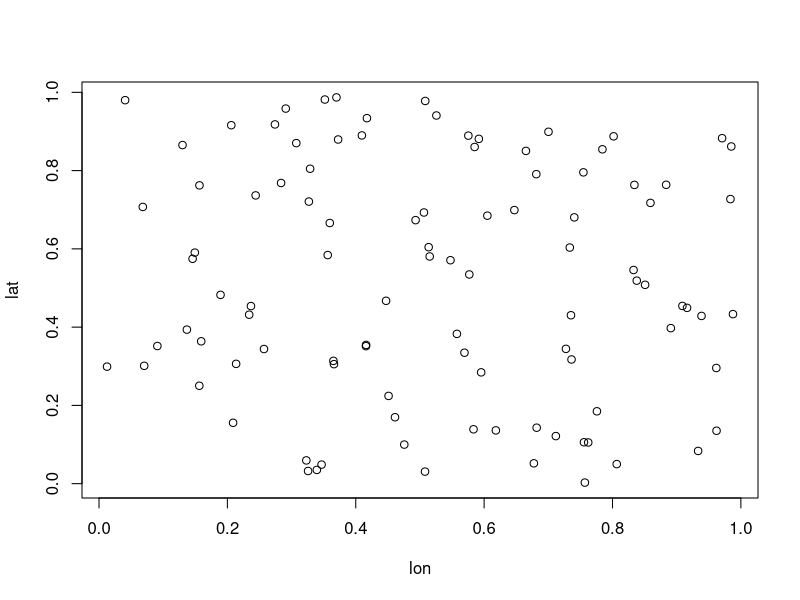
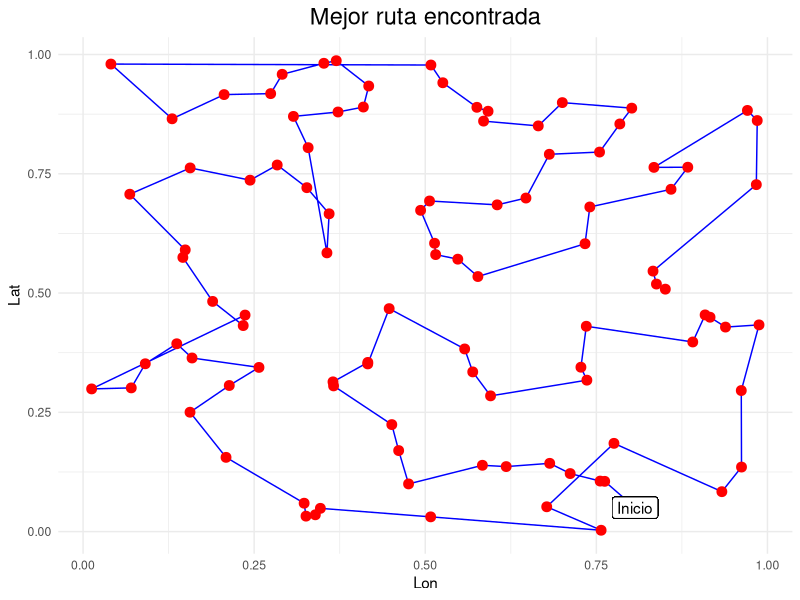

Write R code to recreate these figures, in order.
library(ggplot2)


tou_inicio <- function(n_ciudades){
  M <- matrix(runif(n_ciudades^2),
              ncol = n_ciudades,nrow = n_ciudades)
  M <- matrix(0.5,
              ncol = n_ciudades,nrow = n_ciudades)
  return(M)
}

prob_ij <- function(feromona, distancia, alpha, beta){
  prob <- feromona^alpha * (1/distancia)^beta
  prob[prob==Inf] <- 1e-40
  prob <- prob/sum(prob)
  return(prob)
}

objfun <- function(ruta, d) {
  n_ciudades <- length(ruta)
  fitness <- sum(d[cbind(ruta[-n_ciudades], ruta[-1])])
  fitness <- fitness + d[ruta[n_ciudades], ruta[1]]
  return(fitness)
}

ACO <- function(n_ants, alpha, beta, Q, evaporation_rate,
                d, max_iteraciones){
  n_ciudades <- dim(d)[1]
  tau <- tou_inicio(n_ciudades)
  best_rutas <- matrix(nrow = max_iteraciones, 
                      ncol = n_ciudades)
  for (nit in 1:max_iteraciones) {
    rutas <- matrix(nrow = n_ants, ncol = n_ciudades)
    for(n_ant in 1:n_ants){
      ruta <- c(1)
      for(i in 2:n_ciudades){
        pij <- prob_ij(feromona = tau[ruta[i-1],],
                       distancia = d[ruta[i-1],],
                       alpha = alpha, beta = beta)
        pij[ruta[1:(i-1)]] <- 0
        ruta[i] <- sample(1:n_ciudades, 1, replace = FALSE, prob = pij)
      }
      rutas[n_ant,] <- ruta
    }
    
    tau <- tau * (1 - evaporation_rate)
    
    for(n_ant in 1:n_ants){
      ruta <- rutas[n_ant,]
      for(i in 1:(length(ruta)-1)){
        Lk <- objfun(ruta = ruta,d = d)
        tau[ruta[i], ruta[i+1]] <- tau[ruta[i], ruta[i+1]] + Q / Lk
        tau[ruta[i+1], ruta[i]] <- tau[ruta[i], ruta[i+1]]  
      }
    }
    fitness <- apply(rutas, 1, function(r){objfun(ruta = r,d = d)})
    best_rutas[nit,] <- rutas[which.min(fitness),]
  }
  fitness <- apply(best_rutas, 1, function(r){objfun(ruta = r,d = d)})
  best_ruta <- best_rutas[which.min(fitness),]
  return(list(best = best_ruta, rutas = best_rutas,
              fitness = min(fitness)))
}

set.seed(1011)
cord <- data.frame(lon = runif(100),lat = runif(100))
d <- as.matrix(dist(cord))
plot(cord)

res <- ACO(n_ants = 30,alpha = 2, beta = 5, Q = 1,
           evaporation_rate = 0.2,d = d, max_iteraciones = 200)

df <- data.frame(
  x = cord$lon[res$best],
  y = cord$lat[res$best]
)


ggplot(data = df) +
  geom_path(aes(x = x, y = y), color = "blue") +
  geom_point(aes(x = x, y = y), color = "red", size = 3) +
  theme_minimal() + 
  geom_label(aes(x = df[1,1], y = df[1,2], label = "Inicio")) + 
  labs(title = "Mejor ruta encontrada",
       x = "Lon", y = "Lat") + 
  theme(plot.title=element_text(hjust=0.5,size=17)) 

res$fitness
#4.735515
#8.706461

rutas_hist <- res$rutas
df <- data.frame()
for(i in 1:dim(rutas_hist)[1]){
  df_aux <- data.frame(ciclo = rep(i,dim(rutas_hist)[2]),
             lon = cord$lon[rutas_hist[i,]],
             lat = cord$lat[rutas_hist[i,]])
  df <- rbind(df,df_aux)
}

df$ciclo <- factor(df$ciclo)
library(gganimate)
p <- ggplot(data = df) +
  geom_path(aes(x = lon, y = lat, group = ciclo),
            color = "blue") +  
  geom_point(aes(x = lon, y = lat), 
             color = "red", size = 3) +  
  theme_minimal() + 
  labs(title = "Mejor ruta encontrada",
       x = "Lon", y = "Lat") + 
  theme(plot.title = element_text(hjust = 0.5, size = 17)) + 
  transition_manual(ciclo) +  
  labs(title = "Diagrama de dispersión: {current_frame}") 

animate(p,fps = 100/20,renderer = magick_renderer(),
        height = 4, width = 6, units = "in",
        res = 100)
